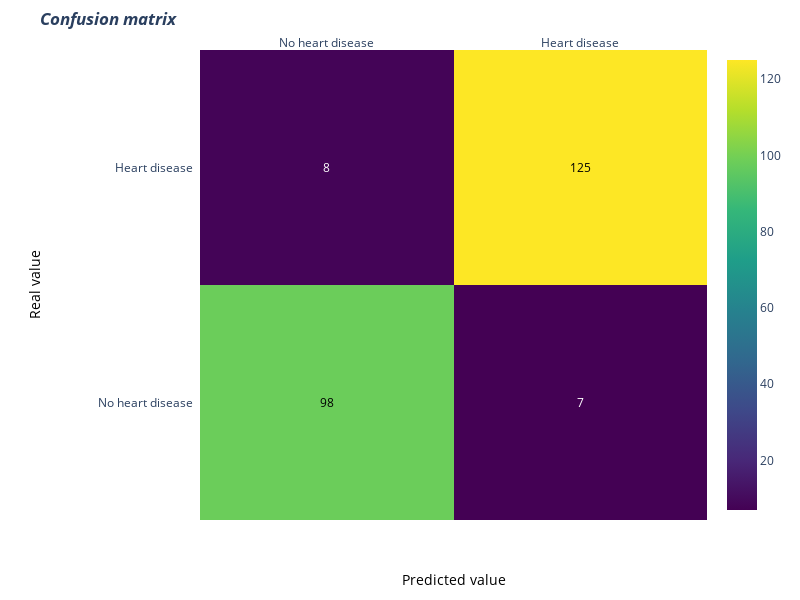

The cell this chart's notebook holds for it:
### Code cell
cf = confusion_matrix(y_test, y_pred_rf_gridtuning)
confusion_matrix_plot(cf)

### Figure 1 — Plotly figure (JSON) as saved in the notebook; plotly's stock layout.template omitted (floating-point values rounded to 4 significant figures)
{"data": [{"colorscale": [[0, "#440154"], [0.1111, "#482878"], [0.2222, "#3e4989"], [0.3333, "#31688e"], [0.4444, "#26828e"], [0.5556, "#1f9e89"], [0.6667, "#35b779"], [0.7778, "#6ece58"], [0.8889, "#b5de2b"], [1, "#fde725"]], "reversescale": false, "showscale": true, "type": "heatmap", "x": ["No heart disease", "Heart disease"], "y": ["No heart disease", "Heart disease"], "z": [[98, 7], [8, 125]]}], "layout": {"annotations": [{"font": {"color": "#000000"}, "showarrow": false, "text": "98", "x": "No heart disease", "xref": "x", "y": "No heart disease", "yref": "y"}, {"font": {"color": "#FFFFFF"}, "showarrow": false, "text": "7", "x": "Heart disease", "xref": "x", "y": "No heart disease", "yref": "y"}, {"font": {"color": "#FFFFFF"}, "showarrow": false, "text": "8", "x": "No heart disease", "xref": "x", "y": "Heart disease", "yref": "y"}, {"font": {"color": "#000000"}, "showarrow": false, "text": "125", "x": "Heart disease", "xref": "x", "y": "Heart disease", "yref": "y"}, {"font": {"color": "black", "size": 14}, "showarrow": false, "text": "Predicted value", "x": 0.5, "xref": "paper", "y": -0.15, "yref": "paper"}, {"font": {"color": "black", "size": 14}, "showarrow": false, "text": "Real value", "textangle": -90, "x": -0.35, "xref": "paper", "y": 0.5, "yref": "paper"}], "height": 600, "margin": {"l": 200, "t": 50}, "title": {"text": "<i><b>Confusion matrix</b></i>"}, "width": 800, "xaxis": {"dtick": 1, "gridcolor": "rgb(0, 0, 0)", "side": "top", "ticks": ""}, "yaxis": {"dtick": 1, "ticks": "", "ticksuffix": "  "}}}
